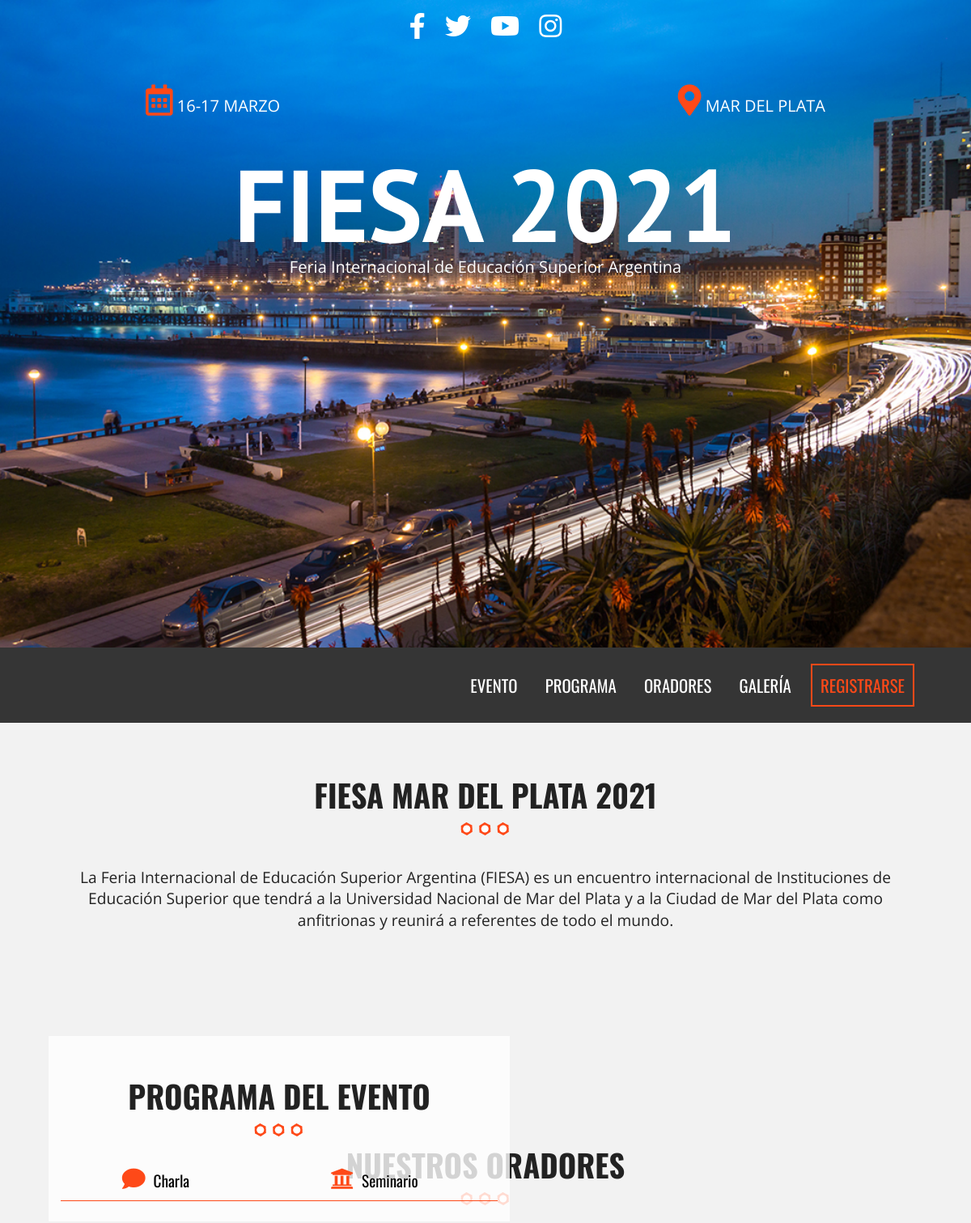
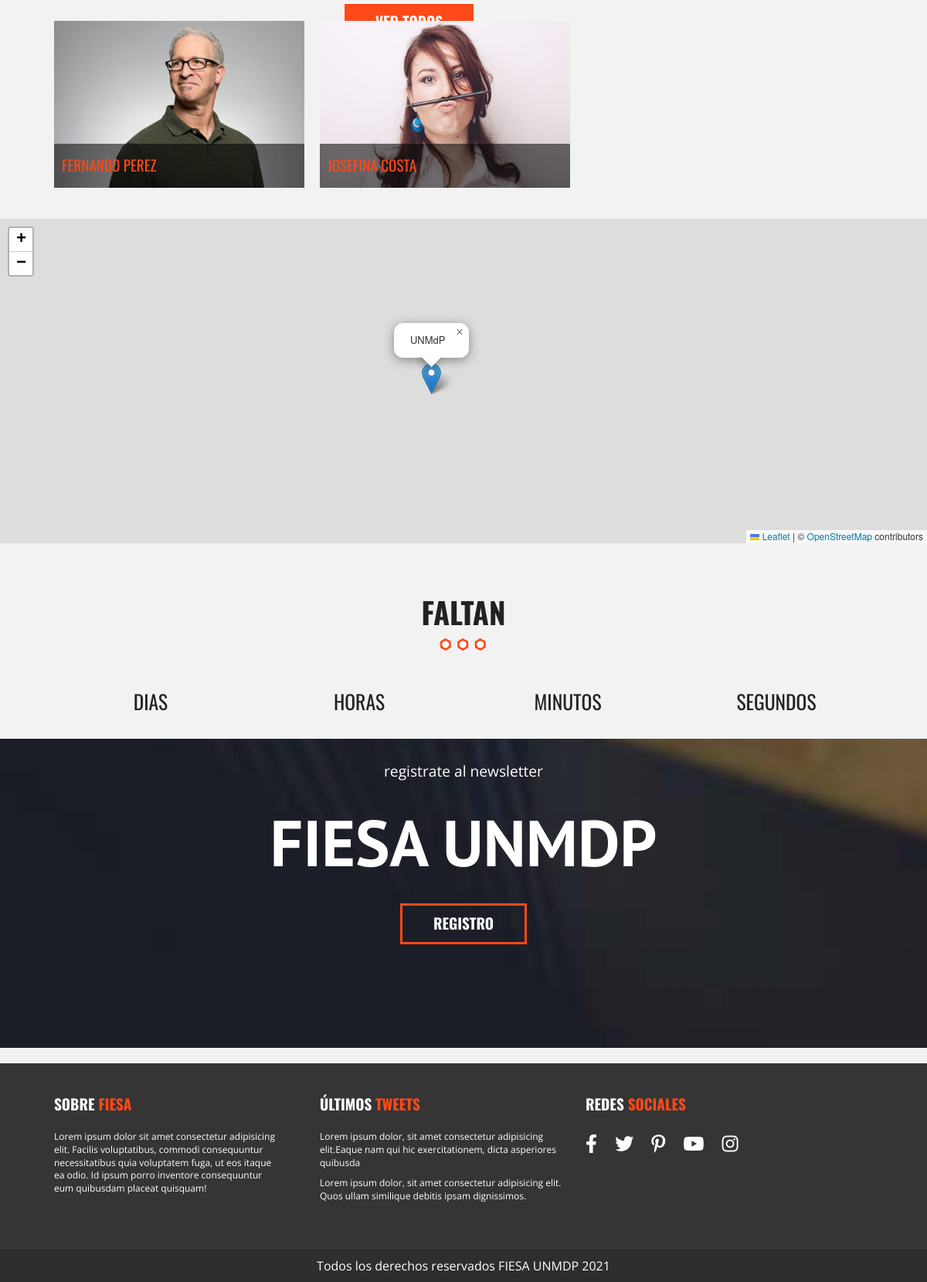
The page / on the database its author committed (2 pictures, top to bottom).
### tables this page shows
CREATE TABLE orador(
    dni varchar(11) NOT NULL,
    nombre varchar(20) NOT NULL,
    apellido varchar(20) NOT NULL,
    descripcion text(600) NOT NULL,
    url_imagen varchar(50),
    PRIMARY KEY(dni)
);

### index.php (the view, shortened to what this page needs)
<?php include_once 'includes/templates/header.php'; ?>
<?php $id_evento= 1?>
  <section class="seccion contenedor">
    <h2> FIESA Mar del Plata 2021</h2>
      <p>
        La Feria Internacional de Educación Superior Argentina (FIESA) es un encuentro internacional de Instituciones de Educación Superior que tendrá a la Universidad Nacional de Mar del Plata y a la Ciudad de Mar del Plata como anfitrionas y reunirá a referentes de todo el mundo.
      </p>
  </section>
  <section id="programa" class="programa">
    <div class="contenedor-video">
      <video autoplay loop poster="bg-talleres.jpg">
        <source src="video/video.mp4" type="video/mp4">
        <source src="video/video.webm" type="video/webm">
        <source src="video/video.ogv" type="video/ogv">
      </video>
    </div>
    <div class="contenido-programa">
      <div class="contenedor">
        <div class="programa-evento">
          <h2>Programa del Evento</h2>
          <?php
             try{
                require_once('includes/funciones/conexionBDD.php');
                $sql_cat="
                SELECT DISTINCT nombre, icono
                FROM categoria_act c, actividad a
                WHERE c.id_categoria=a.id_categoria AND a.id_evento=" . $id_evento . "
                ORDER BY c.id_categoria";
                $tuplas_cat= $db->query($sql_cat);
             }
             catch (Exception $e){
               $error= $e->getMessage();
             }
          ?>
          <nav class="menu-programa">
             <?php
                while ($categorias = $tuplas_cat->fetch_assoc()){
                  ?>
                  <a href="#<?php echo $categorias['nombre']; ?>"><i class="fa <?php echo $categorias['icono']; ?>">
                  </i><?php echo $categorias['nombre']; ?></a>
                <?php }
             ?>
          </nav>
          <a href="calendario.php" class="button float-right">Ver Todos</a>
        </div>
      </div>
    </div>
  </section>
  <?php include_once 'includes/templates/oradores.php'; ?>
  <div id="mapa" class="mapa">
  </div>
  <section class="seccion">
    <h2>Faltan</h2>
    <div class="cuenta-regresiva contenedor">
      <ul class="clearfix">
        <li><p id="dias" class="numero"></p>dias</li>
        <li><p id="horas" class="numero"></p>horas</li>
        <li><p id="minutos" class="numero"></p>minutos</li>
        <li><p id="segundos" class="numero"></p>segundos</li>
      </ul>
    </div>
  </section>
  <div class="newsletter parallax">
    <div class="contenido contenedor">
      <p> Registrate al newsletter</p>
      <h3>FIESA UNMDP</h3>
      <a href="#mc_embed_signup" class="boton_newsletter button transparente">Registro</a>
    </div>
  </div>
  <?php include_once 'includes/templates/footer.php'; ?>

### includes/templates/oradores.php (shortened to what this page needs)
<?php
        try{
            require_once('includes/funciones/conexionBDD.php');
            $sql_oradores="
            SELECT nombre, apellido, descripcion, url_imagen, dni
            FROM orador";
            $tuplas_oradores= $db->query($sql_oradores);
        }
        catch(Exception $e){
            echo ($e->getMessage());
        }
    ?>
        <?php
            $oradores= array();
            while ($aux_oradores= $tuplas_oradores->fetch_assoc()){
                $o_aux= array(
                    'nombre_ape' => $aux_oradores['nombre'] . ' ' . $aux_oradores['apellido'],
                    'descripcion' => $aux_oradores['descripcion'],
                    'imagen' => $aux_oradores['url_imagen'],
                    'dni' => $aux_oradores['dni']
                );
                $oradores[]= $o_aux;
            }
        ?>
        <section id="invitados" class="invitados contenedor seccion">
            <h2>Nuestros Oradores</h2>
            <ul class="lista-invitados clearfix">
                <?php
                    foreach($oradores as $orador){ ?>
                        <li>
                            <div class="invitado">
                                <a class="invitado-info" href="#orador<?php echo $orador['dni']; ?>">
                                    <img src= "img/<?php echo $orador['imagen']; ?>" alt="imagen orador">
                                    <p> <?php echo $orador['nombre_ape']; ?> </p>
                                </a>
                            </div>
                        </li>
            <?php   }
                ?>
            </ul>
        </section>

### css/main.css (style rules this page uses)
html { color: #222; font-size: 1em; line-height: 1.4; }
audio, canvas, iframe, img, svg, video { vertical-align: middle; }
html { box-sizing: border-box; }
body { background-color: #f2f2f2; font-family: 'Open Sans', sans-serif; }
.contenedor { width:98%; margin: 0 auto; }
@media only screen and (min-width: 480px) { .contenedor { width:95%; } }
@media only screen and (min-width: 768px) { .contenedor { width:90%; } }
@media only screen and (min-width: 992px) { .contenedor { width:90%; max-width: 1100px; } }
.seccion { padding:30px 0; }
.seccion p { font-size: 1.2em; text-align: center; }
h2 { font-family: 'Oswald', sans-serif; font-size:2.4em; text-transform: uppercase; text-align: center; }
h2::after { content:''; margin: 0 auto; background-image: url(../img/separador.png); height: 30px; width: 100px; display: block; }
h3 { font-size:1.6em; color: #fe4918; font-family:'PT Sans', sans-serif; margin:0; }
.button { background-color: #fe4918; padding:10px 40px; color:white; text-transform: uppercase; font-weight: bold; font-family: 'Oswald', sans-serif; text-decoration: none; font-size: 1.2em; margin-top:20px; display:inline-block; transition:all .3s ease; border: 2px solid; }
.button.transparente { background-color: transparent; border:solid; border-color: #fe4918; }
ul { list-style:none; margin:0; padding:0; }
.float-right { float:right; }
section.programa { position:relative; }
div.contenedor-video { max-width: 100%; overflow-x: hidden; }
div.contenido-programa { position:absolute; top:0; left:0; height:100%; width:100%; }
div.programa-evento { background-color: rgba(255,255,255,.8); padding:15px; margin-top:80px; }
@media only screen and (min-width:768px) { div.programa-evento { width:70%; } }
@media only screen and (min-width:992px) { div.programa-evento { width:50%; } }
nav.menu-programa { width:100%; padding-bottom: 10px; }
@media only screen and (min-width:768px) { nav.menu-programa { display:table; } }
nav.menu-programa a { display:block; text-align:center; color:#000000; text-decoration: none; font-family: 'Oswald', sans-serif; margin-bottom:10px; font-size:1.2em; position:relative; padding-bottom:10px; border-bottom:1px solid #fe4918; }
@media only screen and (min-width:768px) { nav.menu-programa a { display:table-cell; } }
nav.menu-programa a i, div.detalle-evento p i { color:#fe4918; font-size:1.5em; margin-right:10px; }
ul.lista-invitados li { padding:10px; float:left; }
@media only screen and (min-width:480px) { ul.lista-invitados li { width:45%; } }
@media only screen and (min-width:768px) { ul.lista-invitados li { width:30%; } }
div.invitado { position:relative; overflow:hidden; }
div.invitado img { max-width:100%; -webkit-transform: all .5s ease-in-out; }
div.invitado p { position:absolute; bottom:0; left:0; padding: 15px 10px; margin:0; background-color: rgba(0,0,0,.55); width:100%; text-align: left; font-family: 'Oswald', sans-serif; color: #fe4918; text-transform: uppercase; -webkit-transition: all .5s ease-in-out; }
.parallax::before { width:100%; height: 100%; position:absolute; top:0; left:0; background-repeat:no-repeat; background-size: cover; background-position:top ; background-attachment: fixed; -webkit-filter: brightness(.8); filter:brightness(.8) }
div.mapa { height:420px; }
div.newsletter { position:relative; height:400px; }
div.newsletter::before { background-image: url(../img/bg-newsletter.jpg); content:''; background-size: cover; }
div.newsletter .contenido { padding: 10px 0; color:#ffffff; text-align: center; position:relative; }
div.newsletter .contenido p { font-size:1.2em; text-transform: lowercase; }
div.newsletter .contenido h3 { color:#ffffff; text-transform: uppercase; font-size:7vw; font-family:'PT Sans', sans-serif; }
div.cuenta-regresiva { text-transform: uppercase; font-family: 'Oswald',sans-serif; font-size: 1.6rem; text-align:center; }
@media only screen and (min-width:768px) { div.cuenta-regresiva ul li { width:25%; float:left; } }
.clearfix:before, .clearfix:after { content: " "; display: table; }
.clearfix:after { clear: both; }

### rows shown on the page
orador: url_imagen (picture), nombre_ape "FERNANDO PEREZ"
orador: url_imagen (picture), nombre_ape "JOSEFINA COSTA"

### other values the page prints
$categorias['nombre'] "Charla"
$categorias['nombre'] "Seminario"
